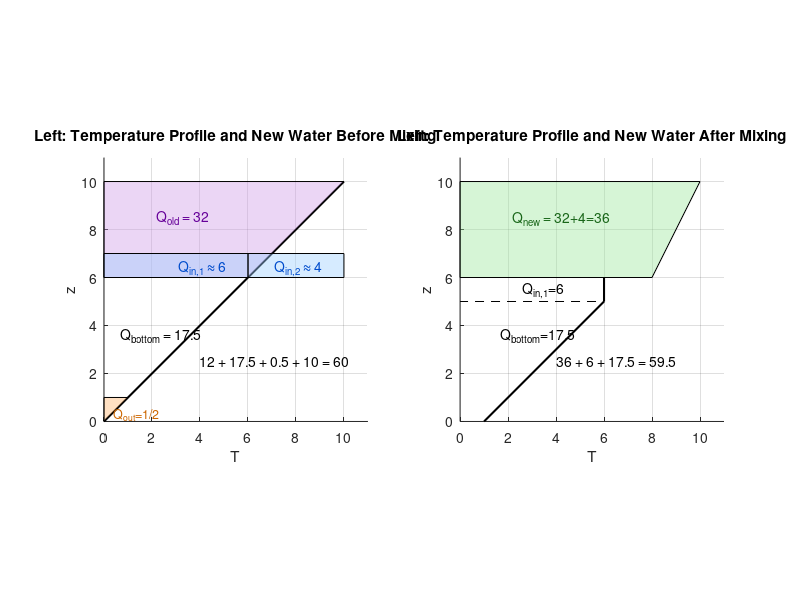

This figure's MATLAB source:
%% plot_energy_conservation_boxes.m
% Visualization of energy conservation using area arguments
% Units: temperature = 1 unit, height = 1 unit

clear; close all; clc;

figure('Color','w','Position',[100 100 1100 450]);

%% =========================================================
% LEFT: Decomposition into old energy + inlet contribution
% =========================================================
subplot(1,2,1); hold on; axis equal;
title('Left: Temperature Profile and New Water Before Mixing');
xlabel('T'); ylabel('z');

% --- Geometry (from sketch) ---
z_max = 11;
T_max = 11;

% Main diagonal (black)
plot([0 10],[0 10],'k','LineWidth',1.5);

% Old energy block (purple) Q_old = 32
fill([0 6 10 0], [6 6 10 10],[0.8 0.6 0.9],'EdgeColor','k', 'FaceAlpha', 0.4);
text(2.2,8.5,'Q_{old} = 32','Color',[0.4 0 0.6],'FontSize',10);


% Middle trapezoid (gray) = 17.5
fill([0 6 6],[0 7 7],[0.85 0.85 0.85],'EdgeColor','none');
text(0.7,3.6,'Q_{bottom} = 17.5','FontSize',10);

% Bottom triangle (orange) Q_out = 1/2
fill([0 0 1],[0 1 1],[1 0.7 0.4],'EdgeColor','k', 'FaceAlpha', 0.4);
text(0.4,0.3,'Q_{out}=1/2','Color',[0.8 0.4 0],'FontSize',9);

% Inlet energy (blue hatched area) Qin_2 ≈ 4
fill([6 10 10 6],[7 7 6 6],[0.6 0.8 1],'EdgeColor','k', 'FaceAlpha', 0.4);
text(7.1,6.4,'Q_{in,2} \approx 4','Color',[0 0.3 0.8],'FontSize',10);

% Inlet energy (blue hatched area) Qin_1 ≈ 6
fill([0 6 6 0],[7 7 6 6],[0.6 0.8 1],'EdgeColor','k', 'FaceAlpha', 0.4);
text(3.1,6.4,'Q_{in,1} \approx 6','Color',[0 0.3 0.8],'FontSize',10);

% Axes & annotation
xlim([0 T_max]); ylim([0 z_max]);
text(4, 2.5,'12 + 17.5 + 0.5 + 10 = 60','FontSize',10);

grid on;

%% =========================================================
% RIGHT: Equivalent energy after extrapolated mixing
% =========================================================
subplot(1,2,2); hold on; axis equal;
title('Left: Temperature Profile and New Water After Mixing');
xlabel('T'); ylabel('z');

% Main diagonal
plot([1 6],[0 5],'k','LineWidth',1.5);

% vertical part
plot([6 6],[6 5],'k','LineWidth',1.5);

% Extrapolated energy block (green) Q_new = 36
fill([0 8 10 0], [6 6 10 10],[0.6 0.9 0.6],'EdgeColor','k', 'FaceAlpha', 0.4);
text(2.2,8.5,'Q_{new} = 32+4=36','Color',[0.1 0.4 0.1]  ,'FontSize',10);

% Middle rectangle (dashed) = 6
plot([0 6 6 0],[6 6 5 5],'k--');
text(2.6,5.5,'Q_{in,1}=6','FontSize',10);

% Lower triangle = 17.5
text(1.7,3.6,'Q_{bottom}=17.5','FontSize',10);

% Axes & annotation
xlim([0 T_max]); ylim([0 z_max]);
text(4, 2.5,'36 + 6 + 17.5 = 59.5','FontSize',10);

grid on;
